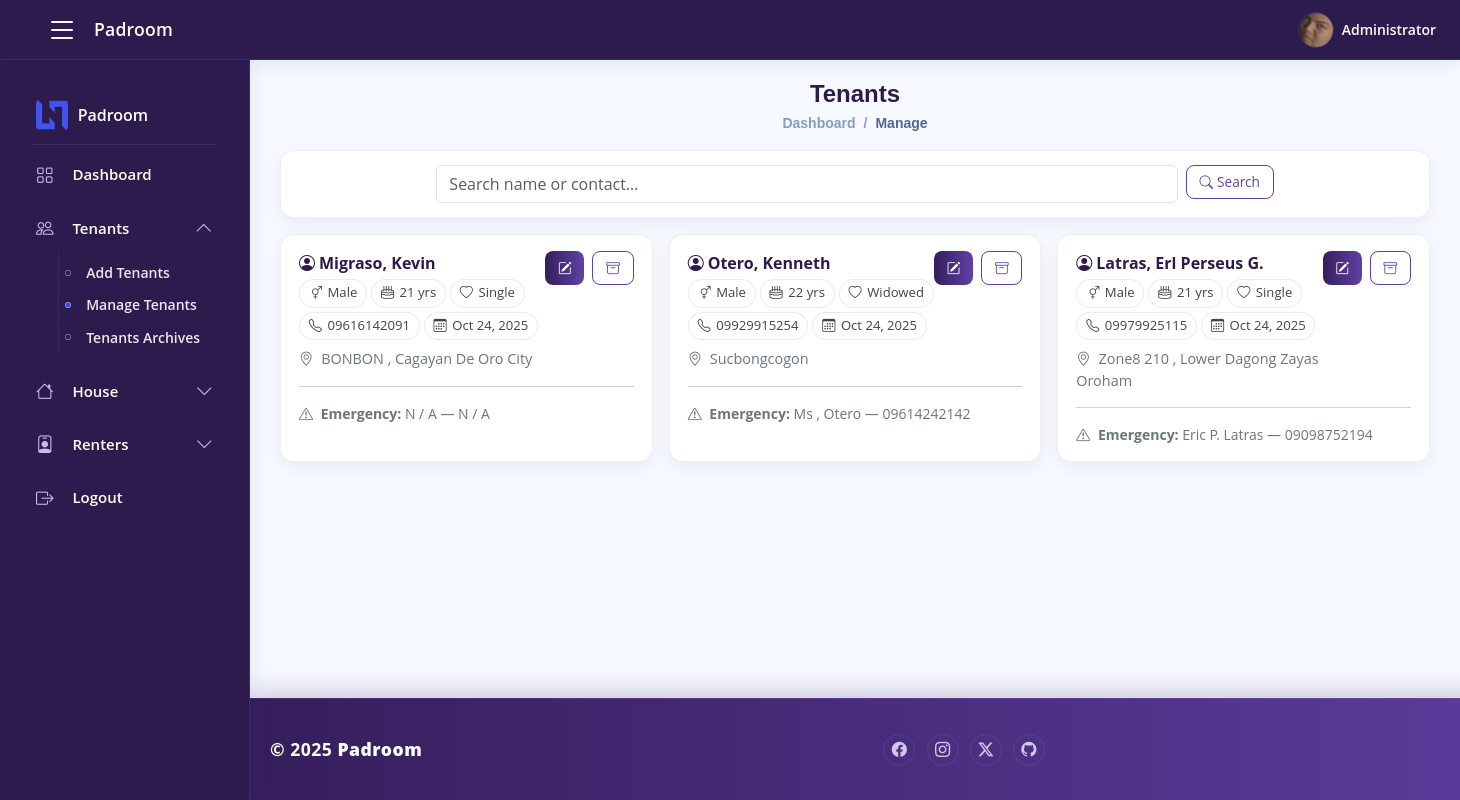
Page /admin/tenants_manage.php (signed in) on the earlier database version.
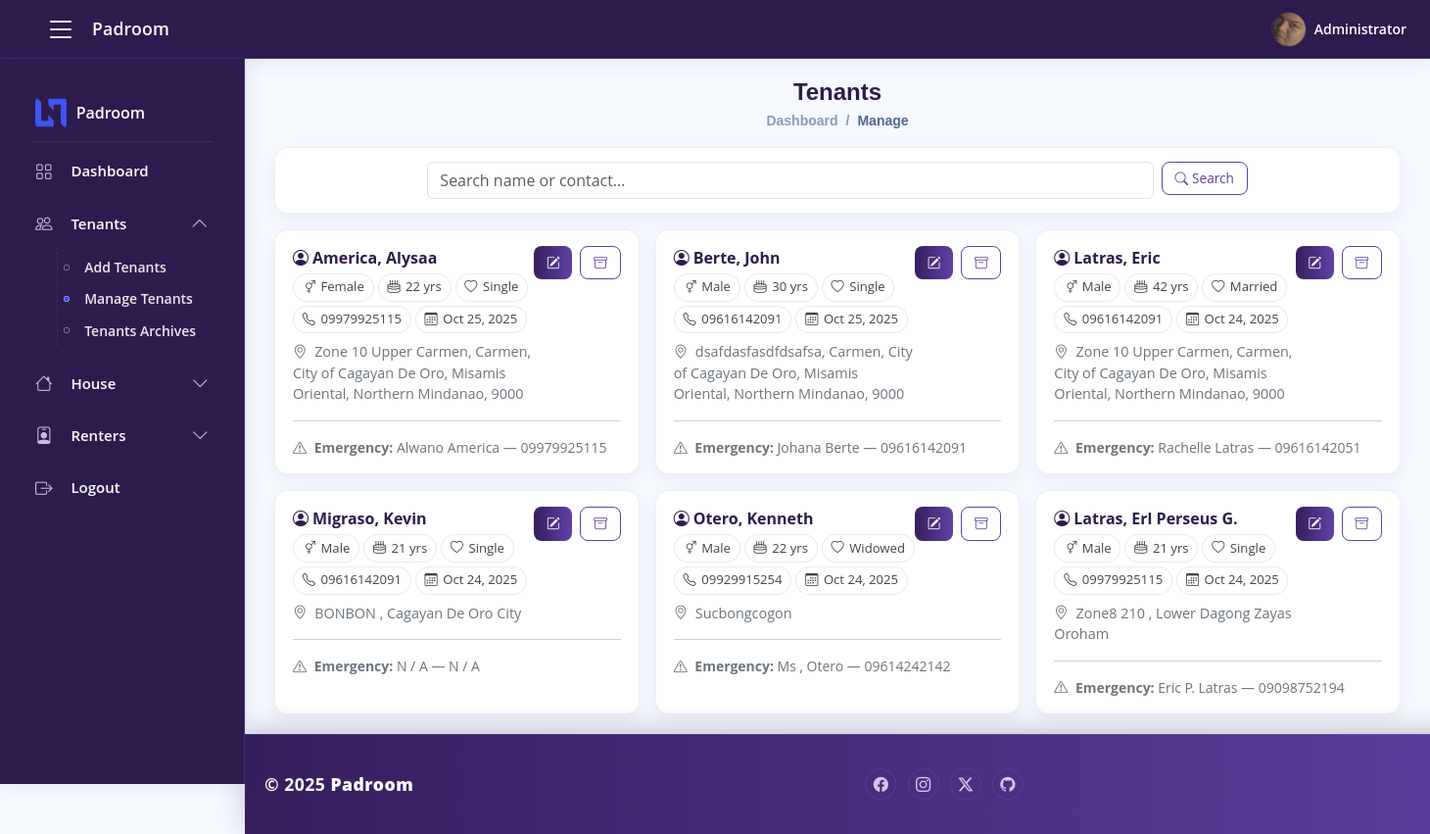
Same page on the later database version.
### tables this page shows
CREATE TABLE `tenants` (
  `id` bigint(20) UNSIGNED NOT NULL,
  `first_name` varchar(100) NOT NULL,
  `middle_name` varchar(100) DEFAULT NULL,
  `last_name` varchar(100) NOT NULL,
  `gender` varchar(20) NOT NULL,
  `age` int(11) NOT NULL,
  `civil_status` varchar(50) DEFAULT NULL,
  `contact_no` varchar(50) NOT NULL,
  `emergency_name` varchar(150) DEFAULT NULL,
  `emergency_contact` varchar(50) DEFAULT NULL,
  `address` text DEFAULT NULL,
  `is_archived` tinyint(1) NOT NULL DEFAULT 0,
  `archived_at` datetime DEFAULT NULL,
  `created_at` datetime NOT NULL DEFAULT current_timestamp()
);

### admin/tenants_manage.php (the view, shortened to what this page needs)
<?php
require_once __DIR__ . '/../inclusions/connection.php';
$BASE = rtrim(dirname($_SERVER['SCRIPT_NAME']), '/');
$schema_notice = "";
ensure_archive_columns($conn, $schema_notice);
$q = trim($_GET['q'] ?? '');
$page = max(1, (int)($_GET['page'] ?? 1));
$perPage = 12;
$where  = "is_archived = 0";
$params = [];
$types  = "";
$offset = ($page - 1) * $perPage;
$rows = [];
$sql = "SELECT id, first_name, middle_name, last_name, gender, age, civil_status, contact_no,
               emergency_name, emergency_contact, address, created_at
        FROM tenants
        WHERE $where
        ORDER BY created_at DESC
        LIMIT ?, ?";
if ($stmt = $conn->prepare($sql)) {
  if ($types) {
    $args = $params;
    $args[] = $offset;
    $args[] = $perPage;
    $stmt->bind_param($types . "ii", ...$args);
  } else {
    $stmt->bind_param("ii", $offset, $perPage);
  }
  $stmt->execute();
  $res  = $stmt->get_result();
  $rows = $res->fetch_all(MYSQLI_ASSOC);
}
function full_name($t){
  return $t['last_name'].', '.$t['first_name'].(
    empty($t['middle_name'])?'':' '.strtoupper(substr($t['middle_name'],0,1)).'.'
  );
}
?>
<!DOCTYPE html>
<html lang="en">
<head>
  <link href="<?= $BASE ?>/../assets/vendor/bootstrap/css/bootstrap.min.css" rel="stylesheet">
  <link href="<?= $BASE ?>/../assets/vendor/bootstrap-icons/bootstrap-icons.css" rel="stylesheet">
  <link href="<?= $BASE ?>/../assets/css/style.css" rel="stylesheet">
</head>
<body class="d-flex flex-column min-vh-100">
  <?php include __DIR__ . '/../admin/topbar.php'; ?>
  <?php include __DIR__ . '/../admin/sidebar.php'; ?>
  <main id="main" class="main flex-grow-1">
    <div class="wrap">
      <div class="pagetitle mb-3 text-center">
        <h1 class="h4 mb-1">Tenants</h1>
        <nav>
          <ol class="breadcrumb justify-content-center">
            <li class="breadcrumb-item"><a href="<?= $BASE ?>/dashboard.php">Dashboard</a></li>
            <li class="breadcrumb-item active">Manage</li>
          </ol>
        </nav>
      </div>
      <div class="card toolbar mb-3">
        <div class="card-body">
          <form class="row g-2 justify-content-center" method="get">
            <div class="col-12 col-md-8">
              <input type="text" class="form-control" name="q" placeholder="Search name or contact…" value="<?= htmlspecialchars($q) ?>">
            </div>
            <div class="col-12 col-md-auto">
              <button class="btn btn-outline-gradient"><i class="bi bi-search me-1"></i>Search</button>
            </div>
          </form>
        </div>
      </div>
      <?php if (empty($rows)): ?>
        <div class="alert alert-light border text-center">No tenants found.</div>
      <?php else: ?>
        <div class="grid">
          <?php foreach ($rows as $t): ?>
            <div class="tenant-card">
              <div class="card-body">
                <div class="d-flex justify-content-between align-items-start">
                  <div>
                    <div class="name mb-1"><i class="bi bi-person-circle me-1"></i><?= htmlspecialchars(full_name($t)) ?></div>
                    <div class="d-flex flex-wrap gap-1 mb-2">
                      <span class="chip"><i class="bi bi-gender-ambiguous"></i><?= htmlspecialchars($t['gender']) ?></span>
                      <span class="chip"><i class="bi bi-cake2"></i><?= (int)$t['age'] ?> yrs</span>
                      <?php if (!empty($t['civil_status'])): ?>
                        <span class="chip"><i class="bi bi-heart"></i><?= htmlspecialchars($t['civil_status']) ?></span>
                      <?php endif; ?>
                      <span class="chip"><i class="bi bi-telephone"></i><?= htmlspecialchars($t['contact_no']) ?></span>
                      <span class="chip"><i class="bi bi-calendar3"></i><?= date('M d, Y', strtotime($t['created_at'])) ?></span>
                    </div>
                    <?php if (!empty($t['address'])): ?>
                      <div class="addr"><i class="bi bi-geo-alt me-1"></i>
                        <?= htmlspecialchars($t['address']) ?>
                      </div>
                    <?php endif; ?>
                  </div>
                  <div class="actions">
                    <button class="gradient-btn"
                            data-bs-toggle="modal"
                            data-bs-target="#editModal"
                            data-tenant='<?= json_encode($t, JSON_HEX_TAG|JSON_HEX_AMP|JSON_HEX_APOS|JSON_HEX_QUOT) ?>'
                            title="Edit">
                      <i class="bi bi-pencil-square"></i>
                    </button>
                    <form method="post" onsubmit="return confirm('Archive this tenant?');">
                      <button class="btn-outline-gradient" title="Archive">
                        <i class="bi bi-archive"></i>
                      </button>
                    </form>
                  </div>
                </div>
                <?php if (!empty($t['emergency_name']) || !empty($t['emergency_contact'])): ?>
                  <hr class="my-3">
                  <div class="meta small">
                    <i class="bi bi-exclamation-triangle me-1"></i>
                    <strong>Emergency:</strong>
                    <?= htmlspecialchars($t['emergency_name'] ?: '—') ?> —
                    <?= htmlspecialchars($t['emergency_contact'] ?: '—') ?>
                  </div>
                <?php endif; ?>
              </div>
            </div>
          <?php endforeach; ?>
        </div>
      <?php endif; ?>
    </div>
  </main>
  <?php include __DIR__ . '/../admin/footer.php'; ?>
</body>
</html>

### admin/topbar.php (shortened to what this page needs)
<?php
$BASE = rtrim(dirname($_SERVER['SCRIPT_NAME']), '/');
$displayName = htmlspecialchars($_SESSION['full_name'] ?? 'Administrator');
?>
<header id="header" class="header fixed-top d-flex align-items-center">
  <div class="container-inline d-flex align-items-center justify-content-between w-100">
    <div class="d-flex align-items-center">
      <button type="button" class="toggle-sidebar-btn" aria-label="Toggle sidebar">
        <i class="bi bi-list"></i>
      </button>
      <a href="<?= $BASE ?>/dashboard.php" class="brand">Padroom</a>
    </div>
    <nav class="header-nav ms-auto">
      <ul class="d-flex align-items-center mb-0">
        <li class="nav-item dropdown pe-2">
          <a class="nav-link nav-profile d-flex align-items-center" href="#" data-bs-toggle="dropdown">
            <img src="<?= $BASE ?>/../assets/img/LATRAS.jpg" alt="Profile">
            <span><?= $displayName ?></span>
          </a>
        </li>
      </ul>
    </nav>
  </div>
</header>

### admin/sidebar.php (shortened to what this page needs)
<?php
$BASE = rtrim(dirname($_SERVER['SCRIPT_NAME']), '/');
$current = basename($_SERVER['PHP_SELF']);
function active($files){ return in_array($GLOBALS['current'], (array)$files) ? '' : 'collapsed'; }
?>
<aside id="sidebar" class="sidebar">
  <ul class="sidebar-nav" id="sidebar-nav">
    <li class="sidebar-brand">
      <img src="<?= $BASE ?>/../assets/img/logo.png" alt="Padroom">
      <span>Padroom</span>
    </li>
    <div class="nav-stack">
      <li class="nav-item">
        <a class="nav-link <?= $current==='dashboard.php'?'':'collapsed' ?>" href="<?= $BASE ?>/dashboard.php">
          <i class="bi bi-grid"></i><span>Dashboard</span>
        </a>
      </li>
      <li class="nav-item">
        <a class="nav-link <?= active(['tenants_create.php','tenants_manage.php','tenants_archive.php']) ?>"
           data-bs-target="#tenants-nav" data-bs-toggle="collapse" href="#">
          <i class="bi bi-people"></i><span>Tenants</span><i class="bi bi-chevron-down ms-auto"></i>
        </a>
        <ul id="tenants-nav"
            class="nav-content collapse <?= active(['tenants_create.php','tenants_manage.php','tenants_archive.php'])==''?'show':'' ?>"
            data-bs-parent="#sidebar-nav">
          <li><a href="<?= $BASE ?>/tenants_create.php" class="<?= $current==='tenants_create.php'?'active':'' ?>"><i class="bi bi-circle"></i><span>Add Tenants</span></a></li>
          <li><a href="<?= $BASE ?>/tenants_manage.php" class="<?= $current==='tenants_manage.php'?'active':'' ?>"><i class="bi bi-circle"></i><span>Manage Tenants</span></a></li>
          <li><a href="<?= $BASE ?>/tenants_archive.php" class="<?= $current==='tenants_archive.php'?'active':'' ?>"><i class="bi bi-circle"></i><span>Tenants Archives</span></a></li>
        </ul>
      </li>
      <li class="nav-item">
        <a class="nav-link <?= active(['houses_manage.php','rooms_edit.php','houses_archive.php']) ?>"
           data-bs-target="#house-nav" data-bs-toggle="collapse" href="#">
          <i class="bi bi-house"></i><span>House</span><i class="bi bi-chevron-down ms-auto"></i>
        </a>
      </li>
      <li class="nav-item">
        <a class="nav-link <?= active(['manage_renters.php','renters_status.php']) ?>"
           data-bs-target="#renters-nav" data-bs-toggle="collapse" href="#">
          <i class="bi bi-person-badge"></i><span>Renters</span><i class="bi bi-chevron-down ms-auto"></i>
        </a>
      </li>
      <li class="nav-item push-bottom">
        <a class="nav-link" href="<?= $BASE ?>/logout.php">
          <i class="bi bi-box-arrow-right"></i><span>Logout</span>
        </a>
      </li>
    </div>
  </ul>
</aside>

### admin/footer.php (shortened to what this page needs)
<footer id="footer" class="footer mt-auto">
  <div class="bar">
    <div class="brand">
      © <?= date('Y') ?> <strong>Padroom</strong>
    </div>
    <div class="socials">
      <a href="#" title="Facebook"><i class="bi bi-facebook"></i></a>
      <a href="#" title="Instagram"><i class="bi bi-instagram"></i></a>
      <a href="#" title="Twitter / X"><i class="bi bi-twitter-x"></i></a>
      <a href="#" title="GitHub"><i class="bi bi-github"></i></a>
    </div>
  </div>
</footer>

### assets/css/style.css (style rules this page uses)
:root { scroll-behavior: smooth; }
body { font-family: "Open Sans", sans-serif; background: #f6f9ff; color: #444444; }
a { color: #4154f1; text-decoration: none; }
h1, h2, h3, h4, h5, h6 { font-family: "Nunito", sans-serif; }
#main { margin-top: 60px; padding: 20px 30px; transition: all 0.3s; }
.pagetitle { margin-bottom: 10px; }
.pagetitle h1 { font-size: 24px; margin-bottom: 0; font-weight: 600; color: #012970; }
.card { margin-bottom: 30px; border: none; border-radius: 5px; box-shadow: 0px 0 30px rgba(1, 41, 112, 0.1); }
.card-body { padding: 0 20px 20px 20px; }
.breadcrumb { font-size: 14px; font-family: "Nunito", sans-serif; color: #899bbd; font-weight: 600; }
.breadcrumb a { color: #899bbd; transition: 0.3s; }
.breadcrumb .breadcrumb-item::before { color: #899bbd; }
.breadcrumb .active { color: #51678f; font-weight: 600; }
.header { transition: all 0.5s; z-index: 997; height: 60px; box-shadow: 0px 2px 20px rgba(1, 41, 112, 0.1); background-color: #fff; padding-left: 20px; }
.header .toggle-sidebar-btn { font-size: 32px; padding-left: 10px; cursor: pointer; color: #012970; }
.header-nav ul { list-style: none; }
.header-nav>ul { margin: 0; padding: 0; }
.header-nav .nav-profile { color: #012970; }
.header-nav .nav-profile img { max-height: 36px; }
.header-nav .nav-profile span { font-size: 14px; font-weight: 600; }
.sidebar { position: fixed; top: 60px; left: 0; bottom: 0; width: 300px; z-index: 996; transition: all 0.3s; padding: 20px; overflow-y: auto; scrollbar-width: thin; scrollbar-color: #aab7cf transparent; box-shadow: 0px 0px 20px rgba(1, 41, 112, 0.1); background-color: #fff; }
@media (min-width: 1200px) { #main, #footer { margin-left: 300px; } }
.sidebar-nav { padding: 0; margin: 0; list-style: none; }
.sidebar-nav li { padding: 0; margin: 0; list-style: none; }
.sidebar-nav .nav-item { margin-bottom: 5px; }
.sidebar-nav .nav-link { display: flex; align-items: center; font-size: 15px; font-weight: 600; color: #4154f1; transition: 0.3; background: #f6f9ff; padding: 10px 15px; border-radius: 4px; }
.sidebar-nav .nav-link i { font-size: 16px; margin-right: 10px; color: #4154f1; }
.sidebar-nav .nav-link.collapsed { color: #012970; background: #fff; }
.sidebar-nav .nav-link.collapsed i { color: #899bbd; }
.sidebar-nav .nav-link .bi-chevron-down { margin-right: 0; transition: transform 0.2s ease-in-out; }
.sidebar-nav .nav-link:not(.collapsed) .bi-chevron-down { transform: rotate(180deg); }
.sidebar-nav .nav-content { padding: 5px 0 0 0; margin: 0; list-style: none; }
.sidebar-nav .nav-content a { display: flex; align-items: center; font-size: 14px; font-weight: 600; color: #012970; transition: 0.3; padding: 10px 0 10px 40px; transition: 0.3s; }
.sidebar-nav .nav-content a i { font-size: 6px; margin-right: 8px; line-height: 0; border-radius: 50%; }
.sidebar-nav .nav-content a:hover, .sidebar-nav .nav-content a.active { color: #4154f1; }
.sidebar-nav .nav-content a.active i { background-color: #4154f1; }
.footer { padding: 20px 0; font-size: 14px; transition: all 0.3s; border-top: 1px solid #cddfff; }

### admin/topbar.php (style rules this page uses)
:root { --topbar-bg:#2D1B4E; --topbar-border:#3E2B64; --topbar-text:#FFFFFF; --topbar-muted:#CBB9E8; --topbar-hover:rgba(255,255,255,.12); --topbar-dropdown-bg:#1E1540; --topbar-dropdown-border:#3E2B64; }
#header { background:var(--topbar-bg); border-bottom:1px solid var(--topbar-border); z-index:1040; }
#header .container-inline { padding:.55rem 1rem; }
.toggle-sidebar-btn { color:var(--topbar-text); font-size:1.6rem; line-height:1; cursor:pointer; background:transparent; border:0; padding:.3rem .4rem; border-radius:6px; margin-right:.6rem; transition:background .2s ease; }
.brand { color:var(--topbar-text); font-weight:600; letter-spacing:.2px; text-decoration:none; font-size:1.1rem; }
.header-nav .nav-link { color:var(--topbar-text); background:transparent!important; border:0!important; padding:0!important; }
.nav-profile img { width:36px; height:36px; border-radius:50%; object-fit:cover; border:1px solid var(--topbar-border); margin-right:.5rem; }
.bi-list { color: white; }

Differences in the rows shown:
added tenants: full_name($t) "America, Alysaa", gender "Female", age "22", civil_status "Single", contact_no "09979925115", created_at "Oct 25, 2025", address "Zone 10 Upper Carmen, Carmen, City of Cagayan De Oro, Misamis Oriental, Northern Mindanao, 9000", emergency_name "Alwano America", emergency_contact "09979925115"
added tenants: full_name($t) "Berte, John", gender "Male", age "30", civil_status "Single", contact_no "09616142091", created_at "Oct 25, 2025", address "dsafdasfasdfdsafsa, Carmen, City of Cagayan De Oro, Misamis Oriental, Northern Mindanao, 9000", emergency_name "Johana Berte", emergency_contact "09616142091"
added tenants: full_name($t) "Latras, Eric", gender "Male", age "42", civil_status "Married", contact_no "09616142091", created_at "Oct 24, 2025", address "Zone 10 Upper Carmen, Carmen, City of Cagayan De Oro, Misamis Oriental, Northern Mindanao, 9000", emergency_name "Rachelle Latras", emergency_contact "09616142051"
